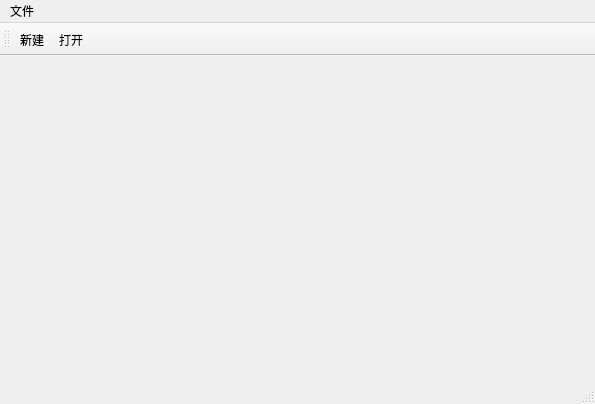
<?xml version="1.0" encoding="UTF-8"?>
<ui version="4.0">
 <class>imgProcessingClass</class>
 <widget class="QMainWindow" name="imgProcessingClass">
  <property name="geometry">
   <rect>
    <x>0</x>
    <y>0</y>
    <width>595</width>
    <height>404</height>
   </rect>
  </property>
  <property name="windowTitle">
   <string>imgProcessing</string>
  </property>
  <widget class="QWidget" name="centralWidget"/>
  <widget class="QMenuBar" name="menuBar">
   <property name="geometry">
    <rect>
     <x>0</x>
     <y>0</y>
     <width>595</width>
     <height>26</height>
    </rect>
   </property>
   <widget class="QMenu" name="menu">
    <property name="title">
     <string>文件</string>
    </property>
    <addaction name="actionnew"/>
    <addaction name="actionopen"/>
    <addaction name="actionsave"/>
    <addaction name="actionsaveas"/>
    <addaction name="actionclose"/>
   </widget>
   <addaction name="menu"/>
  </widget>
  <widget class="QToolBar" name="mainToolBar">
   <attribute name="toolBarArea">
    <enum>TopToolBarArea</enum>
   </attribute>
   <attribute name="toolBarBreak">
    <bool>false</bool>
   </attribute>
   <addaction name="actionnew"/>
   <addaction name="actionopen"/>
  </widget>
  <widget class="QStatusBar" name="statusBar"/>
  <action name="actionnew">
   <property name="text">
    <string>新建</string>
   </property>
  </action>
  <action name="actionopen">
   <property name="text">
    <string>打开</string>
   </property>
  </action>
  <action name="actionsave">
   <property name="text">
    <string>保存</string>
   </property>
  </action>
  <action name="actionclose">
   <property name="text">
    <string>关闭</string>
   </property>
  </action>
  <action name="actionsaveas">
   <property name="text">
    <string>另存为</string>
   </property>
  </action>
 </widget>
 <layoutdefault spacing="6" margin="11"/>
 <resources>
  <include location="imgProcessing.qrc"/>
 </resources>
 <connections/>
</ui>
